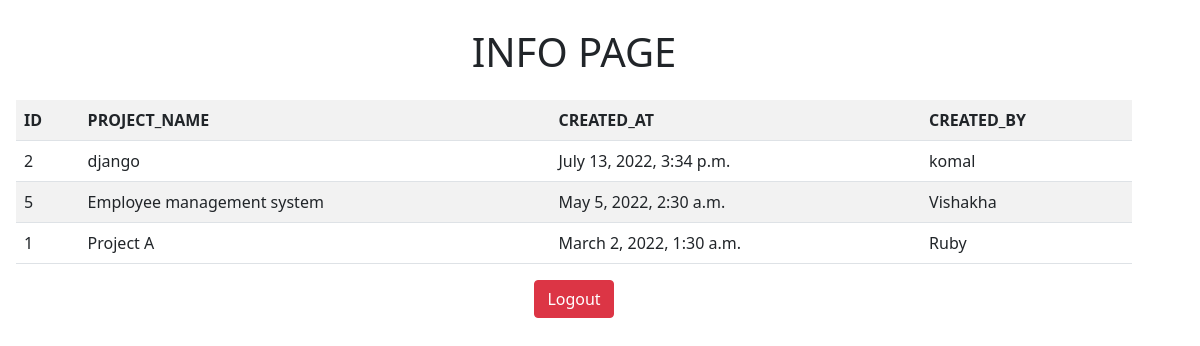
Screenshot of /table/ with the database file from the repository.
### infoapp/models.py (models this page shows)
class user2(models.Model):
    user_id=models.PositiveIntegerField()
    user_name=models.CharField(max_length=120)
    project_name=models.CharField(max_length=100)
    created_at=models.DateTimeField(default=datetime.datetime.now)
    created_by=models.CharField(max_length=100)
    updated_at=models.DateTimeField(default=datetime.datetime.now)

### infoapp/views.py (the view)
# urls.py: path('table/',views.info1,name='table'),
def info1(request):
 pi=user2.objects.all()
 return render(request,'info2.html',{'pi':pi})

### infoapp/templates/info2.html (shortened to what this page needs)
<!DOCTYPE html>
<html lang="en">
<head>
    <link href="https://cdn.jsdelivr.net/npm/bootstrap@5.0.2/dist/css/bootstrap.min.css" rel="stylesheet">
</head>
<body>
    <div class="container m-1 ">
        <div class="row">
            <div class="col">
                <h1 class="text-center m-4">INFO PAGE</h1>
                <table class="table table-striped">
                    <tr>
                        <th>ID</th>
                        <th>PROJECT_NAME</th>
                        <th>CREATED_AT</th>
                        <th>CREATED_BY</th>
                    </tr>
                    {% for i in pi %}
                    <tr>
                        <td>{{i.user_id}}</td>
                        <td>{{i.project_name}}</td>
                        <td>{{i.created_at}}</td>
                        <td>{{i.created_by}}</td>
                    </tr>
                    {% endfor %}
                </table>
           </div>
           <div class="text-center">
           <a href="{% url 'logout' %}"><span class="btn btn-danger">Logout</span></a>
           </div>
        </div>
    </div>
</body>
</html>

### rows the page displays
user2: user_id "2", project_name "django", created_at "July 13, 2022, 3:34 p.m.", created_by "komal"
user2: user_id "5", project_name "Employee management system", created_at "May 5, 2022, 2:30 a.m.", created_by "Vishakha"
user2: user_id "1", project_name "Project A", created_at "March 2, 2022, 1:30 a.m.", created_by "Ruby"
